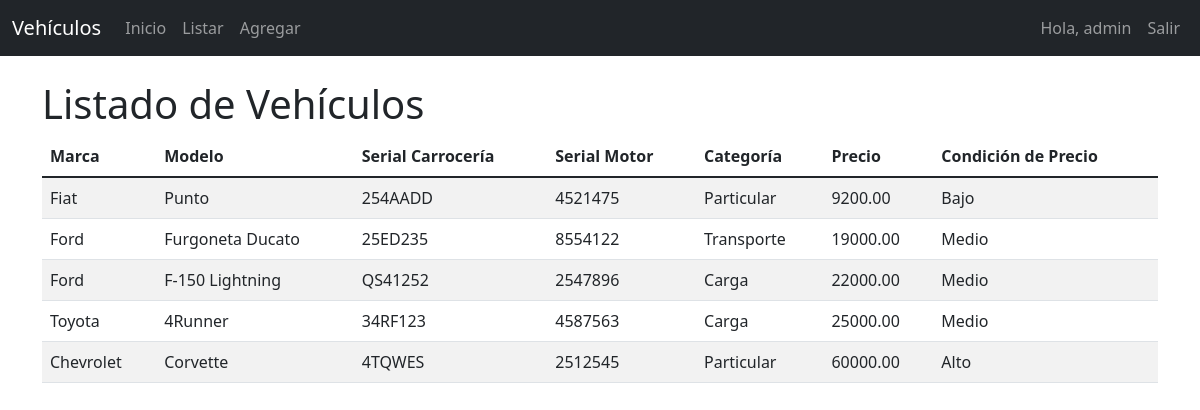
/vehiculo/list (signed in), run on the app's committed database.
### vehiculo/models.py (models this page shows, shortened)
class Vehiculo(models.Model):
    MARCAS = [
        ('Fiat','Fiat'),
        ('Chevrolet', 'Chevrolet'),
        ('Ford', 'Ford'),
        ('Toyota', 'Toyota'),
    ]
    CATEGORIAS = [
        ('Particular', 'Particular'),
        ('Transporte', 'Transporte'),
        ('Carga', 'Carga'),
    ]
    marca = models.CharField(max_length=20, choices=MARCAS, default='Ford')
    modelo = models.CharField(max_length=100)
    serial_carroceria = models.CharField(max_length=50)
    serial_motor = models.CharField(max_length=50)
    categoria = models.CharField(max_length=20, choices=CATEGORIAS, default='Particular')
    precio = models.DecimalField(max_digits=10, decimal_places=2)
    fecha_creacion = models.DateTimeField(auto_now_add=True)
    fecha_modificacion = models.DateTimeField(auto_now=True)
    class Meta: permissions = [
                    ("visualizar_catalogo", "Puede visualizar el catálogo de vehículos"),
                ]

### vehiculo/views.py (the view)
# urls.py: path('vehiculo/list', vehiculo_views.list_vehicles, name='list_vehicles'),
@login_required
@permission_required('vehiculo.visualizar_catalogo', raise_exception=True)
def list_vehicles(request):
    vehicles = Vehiculo.objects.all()
    for vehicle in vehicles:
        if vehicle.precio < 10000:
            vehicle.condicion_precio = 'Bajo'
        elif 10000 <= vehicle.precio <= 30000:
            vehicle.condicion_precio = 'Medio'
        else:
            vehicle.condicion_precio = 'Alto'
    return render(request, 'vehiculo/list_vehicles.html', {'vehicles': vehicles})

### vehiculo/templates/vehiculo/list_vehicles.html (shortened to what this page needs)
{% extends 'vehiculo/base.html' %}
{% block content %}
    <h1>Listado de Vehículos</h1>
    <table class="table table-striped">
        <thead>
            <tr>
                <th>Marca</th>
                <th>Modelo</th>
                <th>Serial Carrocería</th>
                <th>Serial Motor</th>
                <th>Categoría</th>
                <th>Precio</th>
                <th>Condición de Precio</th>
            </tr>
        </thead>
        <tbody>
            {% for vehicle in vehicles %}
            <tr>
                <td>{{ vehicle.marca }}</td>
                <td>{{ vehicle.modelo }}</td>
                <td>{{ vehicle.serial_carroceria }}</td>
                <td>{{ vehicle.serial_motor }}</td>
                <td>{{ vehicle.categoria }}</td>
                <td>{{ vehicle.precio }}</td>
                <td>{{ vehicle.condicion_precio }}</td>
            </tr>
            {% endfor %}
        </tbody>
    </table>
{% endblock %}

### vehiculo/templates/vehiculo/base.html (shortened to what this page needs)
<!DOCTYPE html>
<html lang="en">
<head>
    <link href="https://cdn.jsdelivr.net/npm/bootstrap@5.1.3/dist/css/bootstrap.min.css" rel="stylesheet">
</head>
<body>
    <nav class="navbar navbar-expand-lg navbar-dark bg-dark">
        <div class="container-fluid">
            <a class="navbar-brand" href="/">Vehículos</a>
            <div class="collapse navbar-collapse" id="navbarNav">
                <ul class="navbar-nav me-auto">
                    <li class="nav-item">
                        <a class="nav-link" href="/">Inicio</a>
                    </li>
                    <li class="nav-item">
                        <a class="nav-link" href="/vehiculo/list">Listar</a>
                    </li>
                    <li class="nav-item">
                        <a class="nav-link" href="/vehiculo/add">Agregar</a>
                    </li>
                </ul>
                <ul class="navbar-nav">
                    {% if user.is_authenticated %}
                        <li class="nav-item">
                            <a class="nav-link" href="#">Hola, {{ user.username }}</a>
                        </li>
                        <li class="nav-item">
                            <a class="nav-link" href="{% url 'logout' %}">Salir</a>
                        </li>
                    {% else %}
                        <li class="nav-item">
                            <a class="nav-link" href="{% url 'login' %}">Iniciar Sesión</a>
                        </li>
                    {% endif %}
                </ul>
            </div>
        </div>
    </nav>
    <div class="container mt-4">
        {% block content %}{% endblock %}
    </div>
</body>
</html>

### data on the page
Vehiculo: marca "Fiat", modelo "Punto", serial_carroceria "254AADD", serial_motor "4521475", categoria "Particular", precio "9200.00", condicion_precio "Bajo"
Vehiculo: marca "Ford", modelo "Furgoneta Ducato", serial_carroceria "25ED235", serial_motor "8554122", categoria "Transporte", precio "19000.00", condicion_precio "Medio"
Vehiculo: marca "Ford", modelo "F-150 Lightning", serial_carroceria "QS41252", serial_motor "2547896", categoria "Carga", precio "22000.00", condicion_precio "Medio"
Vehiculo: marca "Toyota", modelo "4Runner", serial_carroceria "34RF123", serial_motor "4587563", categoria "Carga", precio "25000.00", condicion_precio "Medio"
Vehiculo: marca "Chevrolet", modelo "Corvette", serial_carroceria "4TQWES", serial_motor "2512545", categoria "Particular", precio "60000.00", condicion_precio "Alto"

### other printed values
{{ user.username }} "admin"
